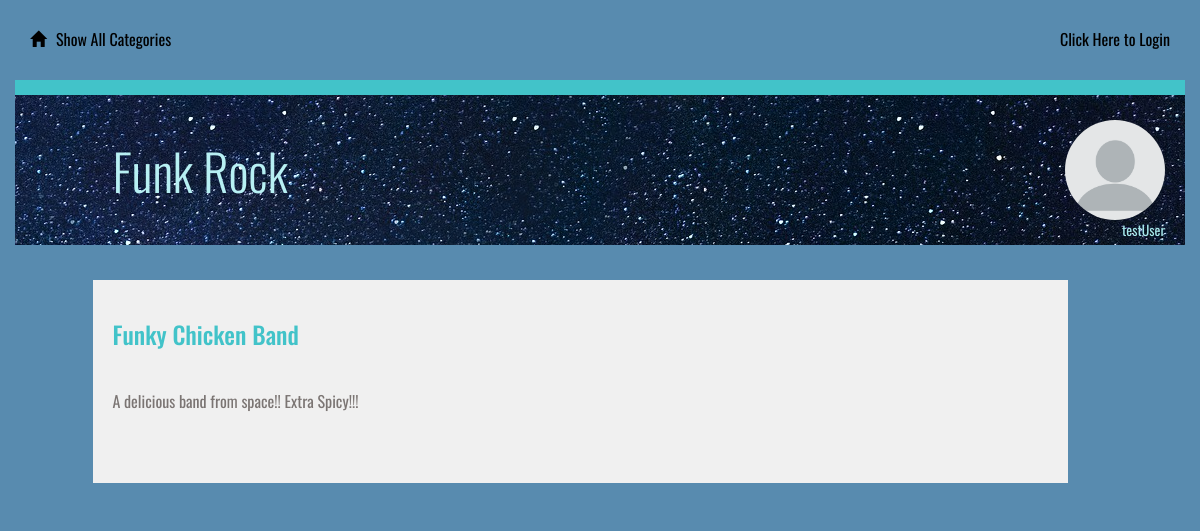
/catalog/Funk Rock/Funky Chicken Band, run on the app's committed database.
### models.py (models this page shows, shortened)
class Category(Base):
    __tablename__ = 'category'
    id = Column(Integer, primary_key=True)
    name = Column(String(250), nullable=False)
    user_id = Column(Integer, ForeignKey('user.id'))
    user = relationship(User)

class User(Base):
    __tablename__ = 'user'
    id = Column(Integer, primary_key=True)
    username = Column(String(32), index=True)
    picture = Column(String)
    email = Column(String)
    password_hash = Column(String(64))

class CatalogItem(Base):
    __tablename__ = 'catalog_item'
    name = Column(String(80), nullable=False)
    id = Column(Integer, primary_key=True)
    description = Column(String(1000))
    category_id = Column(Integer, ForeignKey('category.id'))
    category = relationship(Category)
    user_id = Column(Integer, ForeignKey('user.id'))
    user = relationship(User)

### application.py (the view)
@app.route('/catalog/<string:category>/<string:item>')
def viewCatalogItem(category, item):
    itemToDisplay = session.query(CatalogItem).filter_by(name=item).one()
    categoryToDisplay = session.query(Category).filter_by(name=category).one()
    return render_template('viewcatalogitem.html', category=categoryToDisplay,
                           item=itemToDisplay, session=login_session)

### templates/viewcatalogitem.html (shortened to what this page needs)
{% extends "main.html" %} {% block content %} {% include "header.html" %}
<div class="row divider blue">
    <div class="col-md-12"></div>
</div>
<div class="row banner menu">
    <div class="col-md-11 col-md-offset-1 padding-none">
        <h1>{{category.name}}
            <figure class="creator">
                {% if item.user.picture %}
                    <img src={{item.user.picture}}>
                {% else %}
                    <img src="{{ url_for('static', filename='blank-profile-picture.png') }}">
                {% endif %}
                <figcaption>{{item.user.username}}</figcaption>
            </figure>
        </h1>
    </div>
</div>
<div class="row">
    <div class="col-md-1"></div>
    <div class="col-md-10 catalog-item">
        <a href='{{url_for('viewCatalogItem', category=category.name, item=item.name )}}'>
            <h2>{{item.name}}</h2>
        </a>
        <div class="catalog-item">
            <p>{{item.description}}</p>
        </div>
    </div>
    <div class="col-md-1"></div>
</div>
{% endblock %}

### static/styles.css (style rules this page uses)
* { font-family: "Oswald", sans-serif; font-weight: 700; }
body { background-color: rgb(88, 139, 175); }
h1 { font-family: "Oswald", sans-serif; font-size: 50px; color: rgb(183, 240, 243); line-height: 60px; font-weight: 300; }
h2 { font-size: 24px; color: #42C3C9; line-height: 29px; }
p { font-family: "Oswald", sans-serif; font-size: 16px; color: #7B7573; line-height: 24px; font-weight: 400; }
a { font-size: 14px; color: #0093B9; line-height: 17px; }
.padding-none { padding: 0; }
.divider { height: 15px; }
.divider.blue { background-color: #42C3C9; }
.banner.menu { height: 150px; background: url("/static/milky-way.jpg"); }
.banner h1 { margin: 45px 0; }
.catalog-item { background: #F0F0F0; padding: 20px; margin: 20px; margin-left: -20px; }
.creator { padding-right: 20px; margin-top: -20px; text-align: right; float: right; }
.creator img { width: 100px; border-radius: 50%; }
.creator figcaption { font-size: 14px; color: #A6E8EB; font-weight: 400; margin-top: -20px; }

### data on the page
Category: name "Funk Rock"
User: user.username "testUser"
CatalogItem: name "Funky Chicken Band", description "A delicious band from space!! Extra Spicy!!!"
